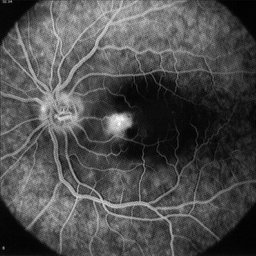
#> input picture data/retina.tif, 256 x 256 px
$ jupyter execute 'Ex04 Filtragem de Imagens.ipynb'   (shell and % lines are left out)
#> lines starting #> are read from the running program, lines starting #| are printed output that depends on the picture
### src/conv.py
#!/usr/bin/env python
# coding: utf-8

# # Function conv
#
# ## Synopse
#
# 2D or 3D linear discrete convolution.
#
# - **g = conv(f, h)**
#
#   - **g**: Image, dtype = float64
#
#   - **f**: Image. input image.
#   - **h**: Image. PSF (point spread function), or kernel. The origin is at the array origin.

# In[1]:


import numpy as np

def conv(f, h):
    f, h = np.asarray(f), np.asarray(h,float)
    if len(f.shape) == 1: f = f[np.newaxis,:]
    if len(h.shape) == 1: h = h[np.newaxis,:]
    if f.size < h.size:
        f, h = h, f
    g = np.zeros(np.array(f.shape) + np.array(h.shape) - 1)
    if f.ndim == 2:
        H,W = f.shape
        for (r,c) in np.transpose(np.nonzero(h)):
            g[r:r+H, c:c+W] += f * h[r,c]

    if f.ndim == 3:
        D,H,W = f.shape
        for (d,r,c) in np.transpose(np.nonzero(h)):
            g[d:d+D, r:r+H, c:c+W] += f * h[d,r,c]

    return g


# ## Description
#
# Perform a 2D or 3D discrete linear convolution.
# The resultant image dimensions are the sum of the input image dimensions minus 1 in each dimension.

# ## Examples

# In[1]:


testing = (__name__ == "__main__")
if testing:
    get_ipython().system(' jupyter nbconvert --to python conv.ipynb')
    import numpy as np
    import sys,os
    ia898path = os.path.abspath('../../')
    if ia898path not in sys.path:
        sys.path.append(ia898path)
    import ia898.src as ia


# ### Example 1

# In[2]:


if testing:
    f = np.zeros((5,5))
    f[2,2] = 1
    print('f:\n', f)
    h = np.array([[1,2,3],
                  [4,5,6]])
    print('h=\n',h)
    a1 = ia.conv(f,h)
    print('a1.dtype',a1.dtype)
    print('a1=f*h:\n',a1)
    a2 = ia.conv(h,f)
    print('a2=h*f:\n',a2)


# ### Example 2

# In[3]:


if testing:
    f = np.array([[1,0,0,0],
                  [0,0,0,0]])
    print(f)
    h = np.array([1,2,3])
    print(h)
    a = ia.conv(f,h)
    print(a)


# ### Example 3

# In[4]:


if testing:
    f = np.array([[1,0,0,0,0,0],
                  [0,0,0,0,0,0]])
    print(f)
    h = np.array([1,2,3,4])
    print(h)
    a = ia.conv(f,h)
    print(a)


# ### Example 4

# In[5]:


if testing:
    get_ipython().run_line_magic('matplotlib', 'inline')
    import matplotlib.pyplot as plt
    import matplotlib.image as mpimg

    f = mpimg.imread('../data/cameraman.tif')
    h = np.array([[ 1, 2, 1],
                  [ 0, 0, 0],
                  [-1,-2,-1]])
    g = ia.conv(f,h)
    gn = ia.normalize(g, [0,255])
    ia.adshow(f,title='input')
    ia.adshow(gn,title='filtered')


# ## Limitations
#
# Both image and kernel are internally converted to double.

# ## Equation
#
# $$ \begin{matrix}
#     (f \ast h)(r,c) &=&  \sum_{i=0}^{H-1} \sum_{j=0}^{W-1} f_{e}(i,j) h_{e}(r-i, c-j) \\
#     f_{e}(r,c) &=& \left\{ \begin{array}{llcl} f(r,c), & 0 \leq r \leq H_{f}-1 & and & 0 \leq r \leq W_f-1  \\
#                                                          0, & H_f \leq r \leq H-1 & or & W_f \leq c \leq W-1 \end{array}\right.\\
#     h_{e}(r,c) &=& \left\{ \begin{array}{llcl} f(r,c), & 0 \leq r \leq H_{h}-1 & and & 0 \leq r \leq W_h-1  \\
#                                                          0, & H_h \leq r \leq H-1 & or & W_h \leq c \leq W-1 \end{array}\right.\\
#     H & \geq & H_f + H_h - 1 \\
#     W & \geq & W_f + W_h - 1
#     \end{matrix} $$
#

# ## See Also
#
# - [pconv.ipynb](pconv.ipynb)  - 2D Periodic convolution (kernel origin at array origin).

# In[6]:


if testing:
    print('testing conv')
    print(repr(ia.conv(np.array([[1,0,1,0],[0,0,0,0]]), np.array([1,2,3]))) == repr(np.array(
          [[1., 2., 4., 2., 3., 0.],
           [0., 0., 0., 0., 0., 0.]])))


# In[ ]:

### Ex04 - Filtragem de Imagens/Ex04 Filtragem de Imagens.ipynb
# Ex04 - Filtragem de Imagens

 convolução discreta é uma ferramenta utilizada para construir qualquer filtro linear ou de deslocamento.

**Filtros suavizantes:** são aqueles que removem a nitidez da imagem fazendo uma média, aritmética ou ponderada, na janela do núcleo. O filtro ponderado suavizante mais comum é o da gaussiana. Filtros suavizantes são muito utilizados para eliminar ruído de uma imagem.

**Filtros aguçantes:** são aqueles que realçam as bordas da imagem. Um dos filtros aguçantes mais comum é o Sobel (https://en.wikipedia.org/wiki/Sobel_operator).

Veja mais no notebook sobre [Filtragem no domínio espacial](07 Filtragem no domínio espacial.ipynb)

[cell 1]
import numpy as np
import matplotlib.image as mpimg
import matplotlib.pyplot as plt

f = mpimg.imread('../data/retina.tif')
#> f is the input picture: shape (256, 256); min 0, max 255, mean 76.7
plt.imshow(f,cmap='gray')

### Exercício 1

Entenda o uso da função numpy.convolve e experimente usá-la para entender o filtro da média. Sugestões:
- comece com uma imagem numérica pequena e depois use a imagem da retina
- faça experimentos variando o tamanho da máscara do filtro e compare as imagens resultantes
- varie também o modos da função, explicando as diferenças encontradas
- compare os resultados obtidos pela função numpy.convolve com a filtragem usando a função conv da toolbox ia898

[cell 2]
import sys,os
ia898path = os.path.abspath('../src')
if ia898path not in sys.path:
        sys.path.append(ia898path)
import conv as ia898

### Explorando a função numpy.convolve

A função numpy.convolve aplica a convolução em array unidimensionais, portanto, temos de nos certificar de que o shape dos arrays satisfazem o requisito.

[cell 3]
# cria array de tamanho 10
array  = np.asarray([ 5,  2,  0, 14, 10,  6,  8,  4, 12, 13])
array

[cell 4]
# cria filtro  de blur
fltr = np.zeros(shape=3) + np.asarray([3/10, 2/10, 1/2])
fltr

Utilizando o modo 'full', a função numpy.convolve retorna a convolução de 'v' em 'a' e retorna a convolução de todos os pontos em que houve sobreposição, assim, o shape do array resultante é (length(a) + length(v) - 1). Repare que o array v é "rotacionado" de 180º antes de ser "deslizado" sobre o outro array.

[cell 5]
new_mtrx = np.convolve(v=fltr, a=array, mode="full")
new_mtrx

Utilizando o modo 'same', numpy.convolve retorna um array de tamanho igual ao maior tamanho dos arrays passados, que no caso abaixo é 10. Note que os efeitos de borda ainda são visíveis como no modo 'full', e que o padding utilizado é feito com zeros.

[cell 6]
new_mtrx = np.convolve(v=fltr, a=array, mode="same")
new_mtrx

[cell 7]
new_mtrx = np.convolve(v=fltr, a=array, mode="valid")
new_mtrx

### Explorando a função scipy.signal.convolve2d

A função scipy.signal.convolve2d utiliza os mesmo principios utilizado pela funcao numpy.convolve, exceto que ela pode ser aplica diretamente em arrays bidimensionais, e além disso, nos permite escolher entre 3 formas de tratar dos casos de borda utilizando as entradas 'boundary' e 'fillvalue' da função.

[cell 8]
# importing library
import scipy.signal as sg

[cell 9]
# cria matriz
mtrx = np.random.randint(size=(3,3), low=0, high=10)
mtrx

[cell 10]
# cria filtro
fltr = np.asarray([[3,3,3], [1,10,1],[2,2,2]])*(1/27)
fltr

As 3 formas de tratar o problema das bordas da imagem utilizando a função são: 'fill', 'wrap' e 'symm'.

A primeira acrescenta duas linhas e duas colunas à matriz de modo a envolvê-la com valor 'fillvalue' que pode ser opicionalmente passado a função (por default esse valor é zero).

A segunda implementa uma forma de matriz circular, onde a própria matriz é "colada" na frente e atrás da matriz original. Por exemplo, no caso das colunas, coluna[-1] = coluna[largura-1], coluna[-2] = coluna[largura-2].

A última possui a mesma essência da segunda, porém, o que é feito é um espelhamento da imagem nas bordas. Assim, no caso das colunas, coluna[-1] = coluna[1], coluna[-2] = coluna[2].

Nos dois últimos casos, o mesmo é feito para as linhas também.

[cell 11]
boundary_modes = ['fill', 'wrap', 'symm']

# aplica convolucao lidando com as boradsas de 3 maneirs diferentes
new_mtrx = [sg.convolve2d(in1=mtrx, in2=fltr, mode='same',
                         boundary=boundary_modes[i], fillvalue=0) for i in range(3)]
print("fill mode = \n",new_mtrx[0])
print("wrap mode = \n",new_mtrx[1])
print("symm mode = \n",new_mtrx[2])

### Utilizando  a toolbox ia898

[cell 12]
new_mtrx = ia898.conv(mtrx,fltr)
new_mtrx

Podemos observar que a função ia898.conv trata do problema das bordas da mesma forma que o numpý.convolve trata, assim como quando o scipy.signal.convolve2d é utilizado com 'boundary' = 'fill'. Além disso, quando utilizamos o modo 'full' no numpy.convolve ele produz a mesma saída.

Agora podemos utilizar um filtro e aplicá-lo em uma imagem não sintética.

[cell 13]
# importing library
from PIL import Image

[cell 14]
# cola uma matriz ao lado de outras
def glue(m_list, amount):
    glued_mtrx = m_list[0]
    for i in range(1,amount):
        glued_mtrx = np.concatenate((glued_mtrx, m_list[i]), axis=1)
    return glued_mtrx

[cell 15]
# produz ruido na matriz
def noise(m, num, value = 255):
    h,w = m.shape
    noised = m.copy()
    for i in range(num):
        x = np.random.randint(low=0, high=h-1)
        y = np.random.randint(low=0, high=h-1)
        noised[x,y] = value
    return noised

[cell 16]
img = Image.open('../data/retina.tif')
mtrx = np.asarray(img, dtype='uint32')

# cria dois filtros blur de ordem 3 e 5 respectivamente
fltr = [np.zeros(shape=(i,i)) + 1/(i*i) for i in range(3,8,2)]

[cell 17]
noised_mtrx = noise(mtrx,30)
#> after the loop in noise, `for i in range(num):`: noised: shape (256, 256) uint32; min 0, max 255, mean 76.8

[cell 18]
new_mtrx = [sg.convolve2d(noised_mtrx,fltr[i], mode='same',boundary='fill', fillvalue=0) for i in range(3)]
#> new_mtrx = 3 items

# cola as matrizes uma ao lado da outra
new_mtrx = glue(new_mtrx, 3)
#> in glue, `glued_mtrx = m_list[0]`:
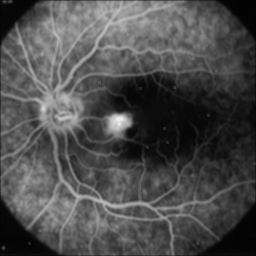
#> glued_mtrx: shape (256, 256) float64; min 1.33, max 238.1, mean 76.6
#> the loop in glue, `for i in range(1,amount):` made 2 passes
#> pass 1, in glue, `glued_mtrx = np.concatenate((glued_mtrx, m_list[i]), axis=1)`:
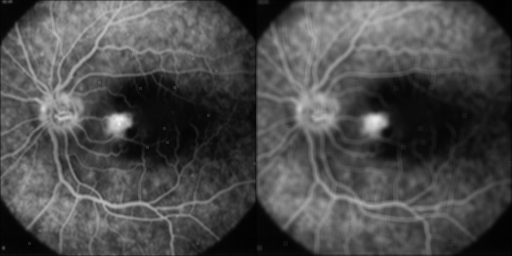
#> glued_mtrx: shape (256, 512) float64; min 1.33, max 238.1, mean 76.5
#> pass 2, in glue, `glued_mtrx = np.concatenate((glued_mtrx, m_list[i]), axis=1)`:
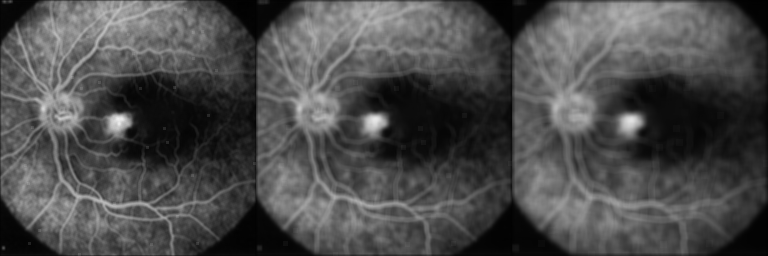
#> glued_mtrx: shape (256, 768) float64; min 1.12, max 238.1, mean 76.4

blurred_img = Image.fromarray(new_mtrx.astype('uint8'))

Imagem com ruído sem aplicação do filtro

[cell 19]
Image.fromarray(noised_mtrx.astype('uint8'))

Imagens após a aplicação dos filtros 3x3, 5x5 e 7x7 respectivamente.

[cell 20]
blurred_img

Como podemos observar, aumentar o filtro pode gerar efeitos indesejados na imagem. No caso, além de diminuir o ruído acabamos borrando toda a imagem, assim, perdendo bastante informação dela também.

### Exercício 2

Explore o filtro Gaussiano. Sugestões:
- teste a propriedade de decomposição das máscaras da convolução, ou seja, crie um filtro gaussiano bi-dimensional (3,3) a partir de 2 filtros unidimensionais (3,1) e (1,3)
- Faça experimentos de filtragem variando os parâmetros do filtro (tamanho da máscara do filtro, a média e o desvio padrão)
- adicione ruído a uma imagem e depois tente remover o ruído com filtragem

### Solução

Aqui é criado uma série de funções que irão nos ajudar a gerar os filtros e aplicar a convolução nas imagens

[cell 21]
def trianguloPascal(n):
#> called with n = 2
    lista = [[1],[1,1]]
    for i in range(1,n):
        linha = [1]
        for j in range(0,len(lista[i])-1):
            linha += [ lista[i][j] + lista[i][j+1] ]
        linha += [1]
        lista += [linha]
    return lista[n]

[cell 22]
# cria filtro de gauss
def gauss_filter(size = 3):
    import numpy as np

    if not size%2:
        size += 1

    pascal = np.asarray(trianguloPascal(size-1))
    s = pascal.sum()
    return [pascal/s, s]

[cell 23]
def convolve1d(mtrx, fltr_x, fltr_y):
    import scipy.signal as sg
    x,y = mtrx.shape
#> x = 256; y = 256
    conv_mtrx_x = [sg.convolve(mtrx[i,:], fltr_x, mode='same', method="direct") for i in range(x)]
#> conv_mtrx_x = 256 items
    conv_mtrx_x = np.asarray(conv_mtrx_x)
    conv_mtrx_y = [sg.convolve(conv_mtrx_x[:,i], fltr_y, mode='same', method="direct") for i in range(y)]
#> conv_mtrx_y = 256 items
    return np.asarray(conv_mtrx_y, dtype='uint8').T

[cell 24]
def convolve2d(mtrx, fltr):
    import scipy.signal as sg
    return sg.convolve2d(in1=mtrx, in2=fltr, mode='same',boundary="fill", fillvalue=0)

[cell 25]
def combine_filters(f1,f2):
    import numpy as np
    f1 = f1[:, np.newaxis]
    f2 = f2[np.newaxis, :]
    return np.dot(f1,f2)

[cell 26]
def yield_filters(order, printable=True):
    fltr_x, s = gauss_filter(order)
    fltr_y = fltr_x.copy()
    fltr = combine_filters(fltr_x, fltr_y)
    if printable:
        print("filtro gaussiano em x=\n", fltr_x*s, "*1/%d" %(s))
        print("filtro gaussiano em y=\n", fltr_y*s, "*1/%d" %(s))
        print("filtro gaussiano matricial=\n", fltr*s*s, "*1/%d" %(s*s))
    return [fltr_x, fltr_y, fltr]

Agora já é possível gerar alguns filtros e aplicá-los nas imagens

[cell 27]
fltr_x, fltr_y, fltr = yield_filters(3)

Para testar a validade da decomposição do filtro gaussiano, podemos aplicá-los em uma imagem e verificar se o resultado gerado é o mesmo.

[cell 28]
conv_mtrx_xy = convolve1d(mtrx, fltr_x, fltr_y) # convolve 1d utilizando a funcao numpy.convolve
conv_total = convolve2d(mtrx, fltr).astype("uint8") # convolve 2d utilizando a funcao scipy.signal.convolve2d
Image.fromarray(glue([conv_mtrx_xy, conv_total],2), mode="L")

Verificando elemento por elemento, temos a confirmação que o resultado da convolução é o mesmo.

[cell 29]
if conv_mtrx_xy.all() == conv_total.all():
    print("True")
else:
    print("False")

Agora podemos verificar, de forma rasa é claro, a eficácia do filtro na tarefa de remover ruídos em uma imagem.

[cell 30]
noised_mtrx = noise(m=mtrx, num=30, value = 255).astype("uint8") #adiciona 30 pontos brancos na imagem aleatoriamente
#> after the loop in noise (call 2), `for i in range(num):`: noised: shape (256, 256) uint32; min 0, max 255, mean 76.8

[cell 31]
denoised = convolve2d(noised_mtrx, fltr).astype("uint8") # convolve 2d utilizando a funcao scipy.signal.convolve2d
Image.fromarray(glue([noised_mtrx, denoised],2), mode="L")

Podemos observar que grande parte do ruído foi atenuado sendo utilizado uma máscara de ordem 3, o que é de fato eficaz.
Podemos verificar se com um filtro maior obtermos melhor resultado.

[cell 32]
fltr_x, fltr_y, fltr = yield_filters(5)

[cell 33]
denoised = convolve2d(noised_mtrx, fltr).astype("uint8") # convolve 2d utilizando a funcao scipy.signal.convolve2d
Image.fromarray(glue([noised_mtrx, denoised],2), mode="L")

Vemos agora que quase todo o ruído desapareceu, poŕem, às custas da perda de nitidez da imagem. Assim, é necessário fazer uma balanço sobre o quanto se pode perder da imagem para poder retirar o ruído atrávez do método.

Aumentemos ainda mais o nosso filtro. Repare que a cada vez que aumentamos o filtro, estamos aumentando também tanto o desvio padrão como a média, já que estamos utilizando o triângulo pascal como fonte.

[cell 34]
fltr_x, fltr_y, fltr = yield_filters(7)

[cell 35]
denoised = convolve2d(noised_mtrx, fltr).astype("uint8") # convolve 2d utilizando a funcao scipy.signal.convolve2d
Image.fromarray(glue([noised_mtrx, denoised],2), mode="L")

$ run again, with data/angiogr.tif copied over data/retina.tif
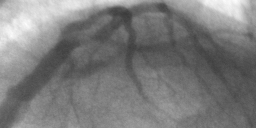
#> input picture data/angiogr.tif, 256 x 128 px
#> f is the input picture: shape (128, 256, 4); mean R, G, B, A 123.7, 123.7, 123.7, 255
#> new_mtrx = 3 items
#> the loop in glue, `for i in range(1,amount):` made 2 passes
#> pass 2, in glue, `glued_mtrx = np.concatenate((glued_mtrx, m_list[i]), axis=1)`:
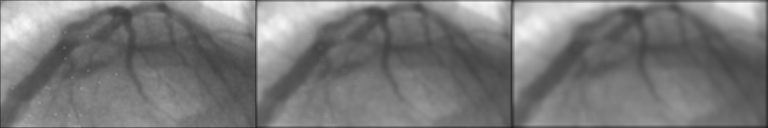
#> glued_mtrx: shape (128, 768) float64; min 29.84, max 248.3, mean 121.6
#> in convolve1d, `conv_mtrx_x = [sg.convolve(mtrx[i,:], fltr_x, mode='same', method="dir..`: conv_mtrx_x = 128 items
#> conv_mtrx_y = 256 items
#> the loop in glue (call 3), `for i in range(1,amount):` made 1 pass
#> pass 1, in glue (call 3), `glued_mtrx = np.concatenate((glued_mtrx, m_list[i]), axis=1)`:
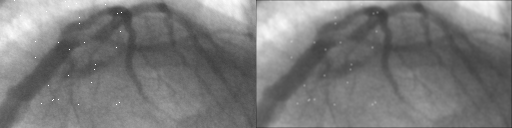
#> glued_mtrx: shape (128, 512); min 53, max 255, mean 123.1

$ run again, with data/astablet.tif copied over data/retina.tif
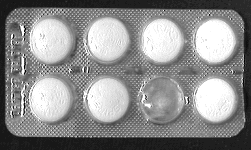
#> input picture data/astablet.tif, 251 x 150 px
#> f is the input picture: shape (150, 251); min 0, max 255, mean 140
#> new_mtrx = 3 items
#> in convolve1d, `conv_mtrx_x = [sg.convolve(mtrx[i,:], fltr_x, mode='same', method="dir..`: conv_mtrx_x = 150 items
#> in convolve1d, `conv_mtrx_x = np.asarray(conv_mtrx_x)`:
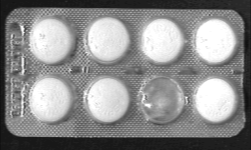
#> conv_mtrx_x: shape (150, 251) float64; min 17.25, max 255, mean 140
#> conv_mtrx_y = 251 items
#> the loop in glue (call 3), `for i in range(1,amount):` made 1 pass
#> pass 1, in glue (call 3), `glued_mtrx = np.concatenate((glued_mtrx, m_list[i]), axis=1)`:
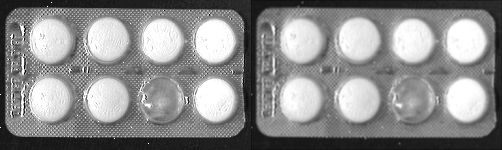
#> glued_mtrx: shape (150, 502); min 0, max 255, mean 139.8
